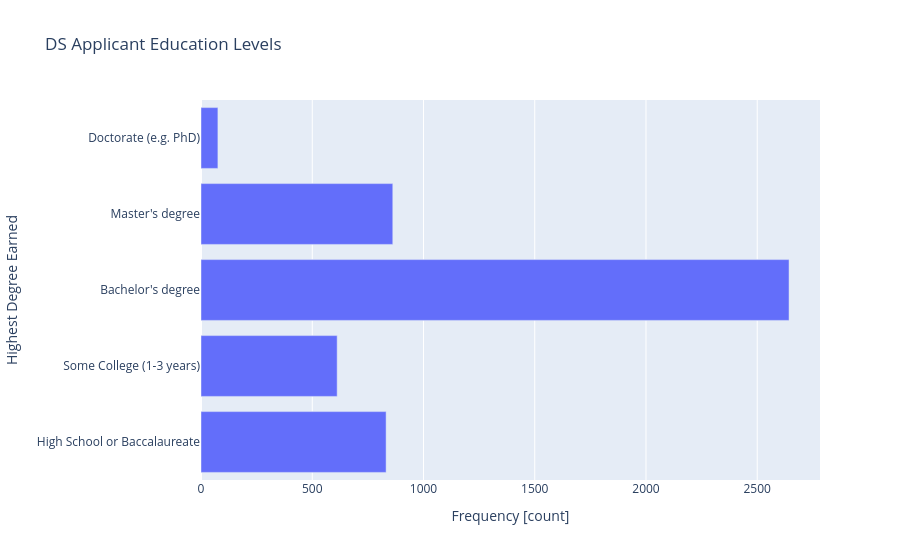

Notebook code for this chart:
### Code cell
fig_ed = gb.build_ed_bar() # build the education bar chart
assert isinstance(fig_ed, Figure)
fig_ed.show()

### Figure 1 — Plotly figure (JSON) as saved in the notebook; plotly's stock layout.template omitted (floating-point values rounded to 4 significant figures)
{"data": [{"hovertemplate": "x=%{x}<br>y=%{y}<extra></extra>", "legendgroup": "", "marker": {"color": "#636efa", "pattern": {"shape": ""}}, "name": "", "orientation": "h", "showlegend": false, "textposition": "auto", "type": "bar", "x": [832, 612, 2643, 862, 76], "xaxis": "x", "y": ["High School or Baccalaureate", "Some College (1-3 years)", "Bachelor's degree", "Master's degree", "Doctorate (e.g. PhD)"], "yaxis": "y"}], "layout": {"barmode": "relative", "legend": {"tracegroupgap": 0}, "title": {"text": "DS Applicant Education Levels"}, "xaxis": {"anchor": "y", "domain": [0, 1], "title": {"text": "Frequency [count]"}}, "yaxis": {"anchor": "x", "domain": [0, 1], "title": {"text": "Highest Degree Earned"}}}}
